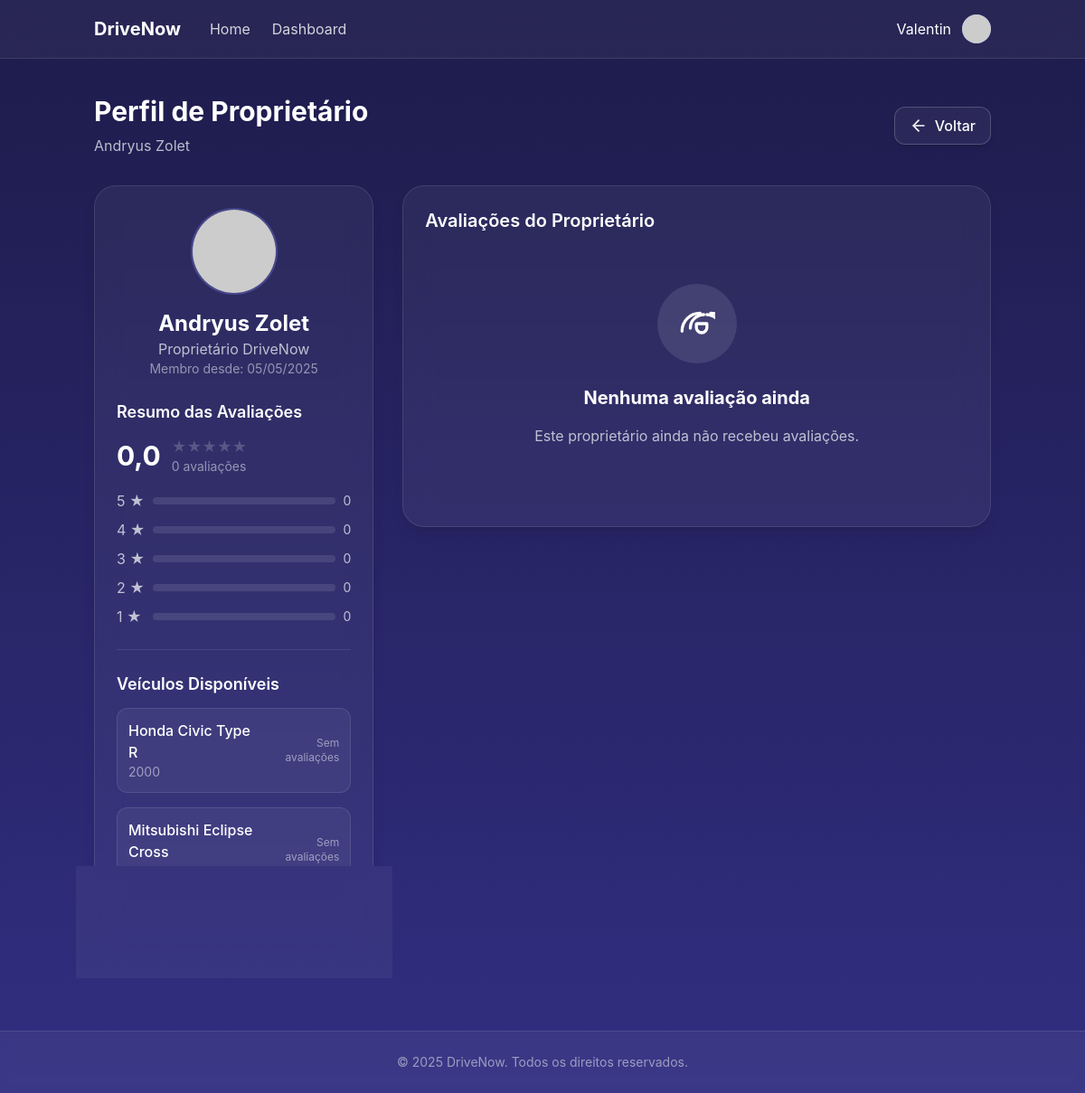
The page /drivenow/avaliacao/avaliacoes_proprietario.php?id=6 (signed in) on the database its author committed.
### tables this page shows
CREATE TABLE `dono` (
  `id` int(11) NOT NULL,
  `conta_usuario_id` int(11) DEFAULT NULL
);

CREATE TABLE `conta_usuario` (
  `id` int(11) NOT NULL,
  `is_admin` tinyint(1) NOT NULL DEFAULT 0,
  `primeiro_nome` varchar(50) DEFAULT NULL,
  `segundo_nome` varchar(50) DEFAULT NULL,
  `telefone` varchar(20) DEFAULT NULL,
  `e_mail` varchar(100) DEFAULT NULL,
  `senha` varchar(255) DEFAULT NULL,
  `data_de_entrada` date DEFAULT NULL,
  `foto_perfil` varchar(255) DEFAULT NULL,
  `cpf` varchar(14) DEFAULT NULL COMMENT 'CPF do usuário',
  `foto_cnh_frente` varchar(255) DEFAULT NULL COMMENT 'Caminho para foto da CNH (frente)',
  `foto_cnh_verso` varchar(255) DEFAULT NULL COMMENT 'Caminho para foto da CNH (verso)',
  `status_docs` enum('pendente','verificando','aprovado','rejeitado') NOT NULL DEFAULT 'pendente' COMMENT 'Status da verificação dos documentos',
  `data_verificacao` datetime DEFAULT NULL COMMENT 'Data da última verificação',
  `admin_verificacao` int(11) DEFAULT NULL COMMENT 'ID do admin que verificou os documentos',
  `tem_cnh` tinyint(1) NOT NULL DEFAULT 0 COMMENT 'Se o usuário possui CNH',
  `cadastro_completo` tinyint(1) NOT NULL DEFAULT 0 COMMENT 'Se o usuário completou o cadastro com documentos',
  `observacoes_docs` text DEFAULT NULL COMMENT 'Observações da verificação',
  `mensagens_nao_lidas` int(11) NOT NULL DEFAULT 0,
  `media_avaliacao_proprietario` decimal(3,1) DEFAULT NULL,
  `total_avaliacoes_proprietario` int(11) DEFAULT 0,
  `media_avaliacao_locatario` decimal(3,1) DEFAULT NULL,
  `total_avaliacoes_locatario` int(11) DEFAULT 0
);

CREATE TABLE `veiculo` (
  `id` int(11) NOT NULL,
  `local_id` int(11) DEFAULT NULL,
  `categoria_veiculo_id` int(11) DEFAULT NULL,
  `dono_id` int(11) DEFAULT NULL,
  `veiculo_marca` varchar(50) DEFAULT NULL,
  `veiculo_modelo` varchar(100) DEFAULT NULL,
  `veiculo_ano` int(11) DEFAULT NULL,
  `veiculo_km` int(11) DEFAULT NULL,
  `veiculo_placa` varchar(50) DEFAULT NULL,
  `veiculo_cambio` varchar(50) DEFAULT NULL,
  `veiculo_combustivel` varchar(50) DEFAULT NULL,
  `veiculo_portas` int(11) DEFAULT NULL,
  `veiculo_acentos` int(11) DEFAULT NULL,
  `veiculo_tracao` varchar(50) DEFAULT NULL,
  `disponivel` tinyint(1) DEFAULT 1 COMMENT '0=Indisponível, 1=Disponível',
  `preco_diaria` decimal(10,2) NOT NULL DEFAULT 150.00,
  `descricao` text DEFAULT NULL,
  `media_avaliacao` decimal(3,1) DEFAULT NULL,
  `total_avaliacoes` int(11) DEFAULT 0
);

### drivenow/includes/auth.php (called while the page is built, shortened)
<?php
function estaLogado() {
    return isset($_SESSION['usuario']);
}
function getUsuario() {
    return $_SESSION['usuario'] ?? null;
}
?>

### drivenow/avaliacao/avaliacoes_proprietario.php (the view, shortened to what this page needs)
<?php
require_once '../includes/auth.php';
$proprietarioId = (int)$_GET['id'];
global $pdo;
$stmt = $pdo->prepare("
    SELECT u.*, d.id as dono_id
    FROM conta_usuario u
    INNER JOIN dono d ON u.id = d.conta_usuario_id
    WHERE u.id = ?
");
$stmt->execute([$proprietarioId]);
$proprietario = $stmt->fetch();
$stmt = $pdo->prepare("
    SELECT ap.*, r.reserva_data, r.devolucao_data, r.veiculo_id,
           CONCAT(u.primeiro_nome, ' ', u.segundo_nome) AS nome_usuario,
           v.veiculo_marca, v.veiculo_modelo, v.veiculo_ano
    FROM avaliacao_proprietario ap
    INNER JOIN reserva r ON ap.reserva_id = r.id
    INNER JOIN conta_usuario u ON ap.usuario_id = u.id
    INNER JOIN veiculo v ON r.veiculo_id = v.id
    WHERE ap.proprietario_id = ?
    ORDER BY ap.data_avaliacao DESC
");
$stmt->execute([$proprietarioId]);
$avaliacoes = $stmt->fetchAll();
$stmt = $pdo->prepare("
    SELECT v.id, v.veiculo_marca, v.veiculo_modelo, v.veiculo_ano, v.media_avaliacao, v.total_avaliacoes
    FROM veiculo v
    WHERE v.dono_id = ?
    AND v.disponivel = 1
    ORDER BY v.media_avaliacao DESC
    LIMIT 5
");
$stmt->execute([$proprietario['dono_id']]);
$veiculos = $stmt->fetchAll();
$totalAvaliacoes = count($avaliacoes);
$mediaNota = 0;
$contagem = [
    5 => 0,
    4 => 0,
    3 => 0,
    2 => 0,
    1 => 0
];
$estaLogado = estaLogado();
$usuario = $estaLogado ? getUsuario() : null;
?>
<!DOCTYPE html>
<html lang="pt-br">
<head>
    <script src="https://cdn.tailwindcss.com"></script>
</head>
<body class="text-white">
    <header class="bg-white/5 backdrop-blur-lg border-b subtle-border py-4">
        <div class="container mx-auto px-4">
            <div class="flex justify-between items-center">
                <div class="flex items-center">
                    <h1 class="text-xl font-bold text-white mr-8">DriveNow</h1>
                    <nav class="hidden md:flex space-x-6">
                        <a href="../index.php" class="text-white/80 hover:text-white transition-colors">Home</a>
                        <a href="../vboard.php" class="text-white/80 hover:text-white transition-colors">Dashboard</a>
                    </nav>
                </div>
                <div class="flex items-center gap-3">
                    <?php if ($estaLogado): ?>
                        <span class="text-white hidden md:inline"><?= htmlspecialchars($usuario['primeiro_nome']) ?></span>
                        <div class="relative h-8 w-8 transition-transform hover:scale-110 rounded-full flex items-center justify-center bg-indigo-500 text-white overflow-hidden">
                            <?php if (isset($usuario['foto_perfil']) && !empty($usuario['foto_perfil'])): ?>
                                <img src="<?= htmlspecialchars($usuario['foto_perfil']) ?>" alt="Foto de Perfil" class="h-full w-full object-cover">
                            <?php else: ?>
                                <img src="https://api.dicebear.com/7.x/initials/svg?seed=<?= urlencode($usuario['primeiro_nome']) ?>&backgroundColor=818cf8&textColor=ffffff&fontSize=40" alt="Usuário" class="h-full w-full object-cover">
                            <?php endif; ?>
                        </div>
                    <?php endif; ?>
                </div>
            </div>
        </div>
    </header>
    <main class="container mx-auto py-10 px-4">
        <div class="flex items-center justify-between mb-8">
            <div>
                <h2 class="text-3xl font-bold text-white">Perfil de Proprietário</h2>
                <p class="text-white/70 mt-2"><?= htmlspecialchars($proprietario['primeiro_nome']) ?> <?= htmlspecialchars($proprietario['segundo_nome']) ?></p>
            </div>
            <a href="javascript:history.back()" class="border border-white/20 text-white hover:bg-white/20 rounded-xl px-4 py-2 font-medium backdrop-blur-sm bg-white/5 hover:bg-white/10 shadow-md hover:shadow-lg flex items-center justify-center">
                <svg xmlns="http://www.w3.org/2000/svg" width="24" height="24" viewBox="0 0 24 24" fill="none" stroke="currentColor" stroke-width="2" stroke-linecap="round" stroke-linejoin="round" class="h-5 w-5 mr-2">
                    <path d="m12 19-7-7 7-7"></path>
                    <path d="M19 12H5"></path>
                </svg>
                <span>Voltar</span>
            </a>
        </div>
        <div class="grid grid-cols-1 lg:grid-cols-3 gap-8">
            <div class="lg:col-span-1">
                <div class="backdrop-blur-lg bg-white/5 border subtle-border rounded-3xl shadow-lg p-6 card-shine space-y-6">
                    <div class="text-center mb-6">
                        <div class="w-24 h-24 rounded-full overflow-hidden border-2 border-indigo-400/30 mx-auto mb-4">
                            <?php if (isset($proprietario['foto_perfil']) && !empty($proprietario['foto_perfil'])): ?>
                                <img src="<?= htmlspecialchars($proprietario['foto_perfil']) ?>" alt="Foto de Perfil" class="h-full w-full object-cover">
                            <?php else: ?>
                                <img src="https://api.dicebear.com/7.x/initials/svg?seed=<?= urlencode($proprietario['primeiro_nome']) ?>&backgroundColor=818cf8&textColor=ffffff&fontSize=40" alt="Usuário" class="h-full w-full object-cover">
                            <?php endif; ?>
                        </div>
                        <h3 class="text-2xl font-bold"><?= htmlspecialchars($proprietario['primeiro_nome']) ?> <?= htmlspecialchars($proprietario['segundo_nome']) ?></h3>
                        <p class="text-white/70">Proprietário DriveNow</p>
                        <p class="text-white/50 text-sm">Membro desde: <?= isset($proprietario['data_de_entrada']) && $proprietario['data_de_entrada'] ? date('d/m/Y', strtotime($proprietario['data_de_entrada'])) : 'Data não disponível' ?></p>
                    </div>
                    <div>
                        <h4 class="text-lg font-semibold mb-3">Resumo das Avaliações</h4>
                        <div class="flex items-center mb-4">
                            <div class="text-3xl font-bold mr-3"><?= number_format($mediaNota, 1, ',', '.') ?></div>
                            <div>
                                <div class="stars">
                                    <?php for ($i = 1; $i <= 5; $i++): ?>
                                        <span class="star <?= $i <= round($mediaNota) ? 'filled' : '' ?>">★</span>
                                    <?php endfor; ?>
                                </div>
                                <div class="text-white/50 text-sm"><?= $totalAvaliacoes ?> avaliações</div>
                            </div>
                        </div>
                        <div class="space-y-2">
                            <?php for ($i = 5; $i >= 1; $i--): ?>
                                <div class="flex items-center">
                                    <div class="w-8 text-white/70"><?= $i ?> ★</div>
                                    <div class="flex-grow mx-2">
                                        <div class="h-2 rounded-full bg-white/10 overflow-hidden">
                                        </div>
                                    </div>
                                    <div class="text-white/70 text-sm"><?= $contagem[$i] ?></div>
                                </div>
                            <?php endfor; ?>
                        </div>
                    </div>
                    <div class="border-t border-white/10 pt-6">
                        <h4 class="text-lg font-semibold mb-3">Veículos Disponíveis</h4>
                        <?php if (empty($veiculos)): ?>
                            <p class="text-white/50 text-center py-4">Nenhum veículo disponível no momento</p>
                        <?php else: ?>
                            <div class="space-y-4">
                                <?php foreach ($veiculos as $veiculo): ?>
                                    <div class="bg-white/5 border subtle-border rounded-xl p-3 flex justify-between items-center hover:bg-white/10 transition-colors">
                                        <div>
                                            <p class="font-medium"><?= htmlspecialchars($veiculo['veiculo_marca']) ?> <?= htmlspecialchars($veiculo['veiculo_modelo']) ?></p>
                                            <p class="text-sm text-white/50"><?= htmlspecialchars($veiculo['veiculo_ano']) ?></p>
                                        </div>
                                        <div class="text-right">
                                            <?php if (isset($veiculo['media_avaliacao'])): ?>
                                                <div class="stars">
                                                    <?php for ($i = 1; $i <= 5; $i++): ?>
                                                        <span class="star <?= $i <= round($veiculo['media_avaliacao']) ? 'filled' : '' ?>" style="font-size: 0.875rem;">★</span>
                                                    <?php endfor; ?>
                                                </div>
                                                <div class="text-xs text-white/50">(<?= $veiculo['total_avaliacoes'] ?? 0 ?>)</div>
                                            <?php else: ?>
                                                <p class="text-xs text-white/50">Sem avaliações</p>
                                            <?php endif; ?>
                                        </div>
                                    </div>
                                <?php endforeach; ?>
                            </div>
                            <div class="mt-4 text-center">
                                <a href="../reserva/listagem_veiculos.php" class="text-indigo-300 hover:text-indigo-200 transition-colors inline-flex items-center">
                                    <svg xmlns="http://www.w3.org/2000/svg" width="24" height="24" viewBox="0 0 24 24" fill="none" stroke="currentColor" stroke-width="2" stroke-linecap="round" stroke-linejoin="round" class="ml-1 h-4 w-4">
                                        <polyline points="9 18 15 12 9 6"></polyline>
                                    </svg>
                                </a>
                            </div>
                        <?php endif; ?>
                    </div>
                </div>
            </div>
            <div class="lg:col-span-2">
                <div class="backdrop-blur-lg bg-white/5 border subtle-border rounded-3xl shadow-lg p-6">
                    <h3 class="text-xl font-semibold mb-4">Avaliações do Proprietário</h3>
                    <?php if (empty($avaliacoes)): ?>
                        <div class="text-center py-10">
                            <div class="p-6 rounded-full bg-white/10 text-white inline-flex mb-6">
                            </div>
                            <h3 class="text-xl font-bold text-white mb-4">Nenhuma avaliação ainda</h3>
                            <p class="text-white/70 mb-6">Este proprietário ainda não recebeu avaliações.</p>
                        </div>
                    <?php endif; ?>
                </div>
            </div>
        </div>
    </main>
    <footer class="bg-white/5 backdrop-blur-sm border-t subtle-border py-6 mt-12">
        <div class="container mx-auto px-4">
            <div class="text-center text-white/50 text-sm">
                &copy; <?= date('Y') ?> DriveNow. Todos os direitos reservados.
            </div>
        </div>
    </footer>
</body>
</html>

### drivenow/avaliacao/avaliacoes_proprietario.php (style rules this page uses)
body { background: linear-gradient(to bottom, #1e1b4b, #312e81); min-height: 100vh; font-family: 'Inter', sans-serif; }
.subtle-border { border-color: rgba(255, 255, 255, 0.1); }
.card-shine { position: relative; overflow: hidden; }
.card-shine::before { content: ''; position: absolute; top: -50%; left: -50%; width: 200%; height: 200%; background: radial-gradient(circle, rgba(255,255,255,0.1) 0%, transparent 40%); transform: translateY(-100%) translateX(-100%); opacity: 0; pointer-events: none; transition: opacity 0.8s ease; }
.stars { display: inline-flex; align-items: center; }
.stars .star { color: rgba(255, 255, 255, 0.2); }

### rows shown on the page
dono: conta_usuario.primeiro_nome "Andryus", conta_usuario.segundo_nome "Zolet", conta_usuario.data_de_entrada "05/05/2025"
veiculo: veiculo_marca "Honda", veiculo_modelo "Civic Type R", veiculo_ano "2000", shows "Sem avaliações"
veiculo: veiculo_marca "Mitsubishi", veiculo_modelo "Eclipse Cross", shows "Sem avaliações"

### other values the page prints
$usuario['primeiro_nome'] "Valentin"
$mediaNota "0,0"
$totalAvaliacoes "0"
$contagem[$i] "0"
